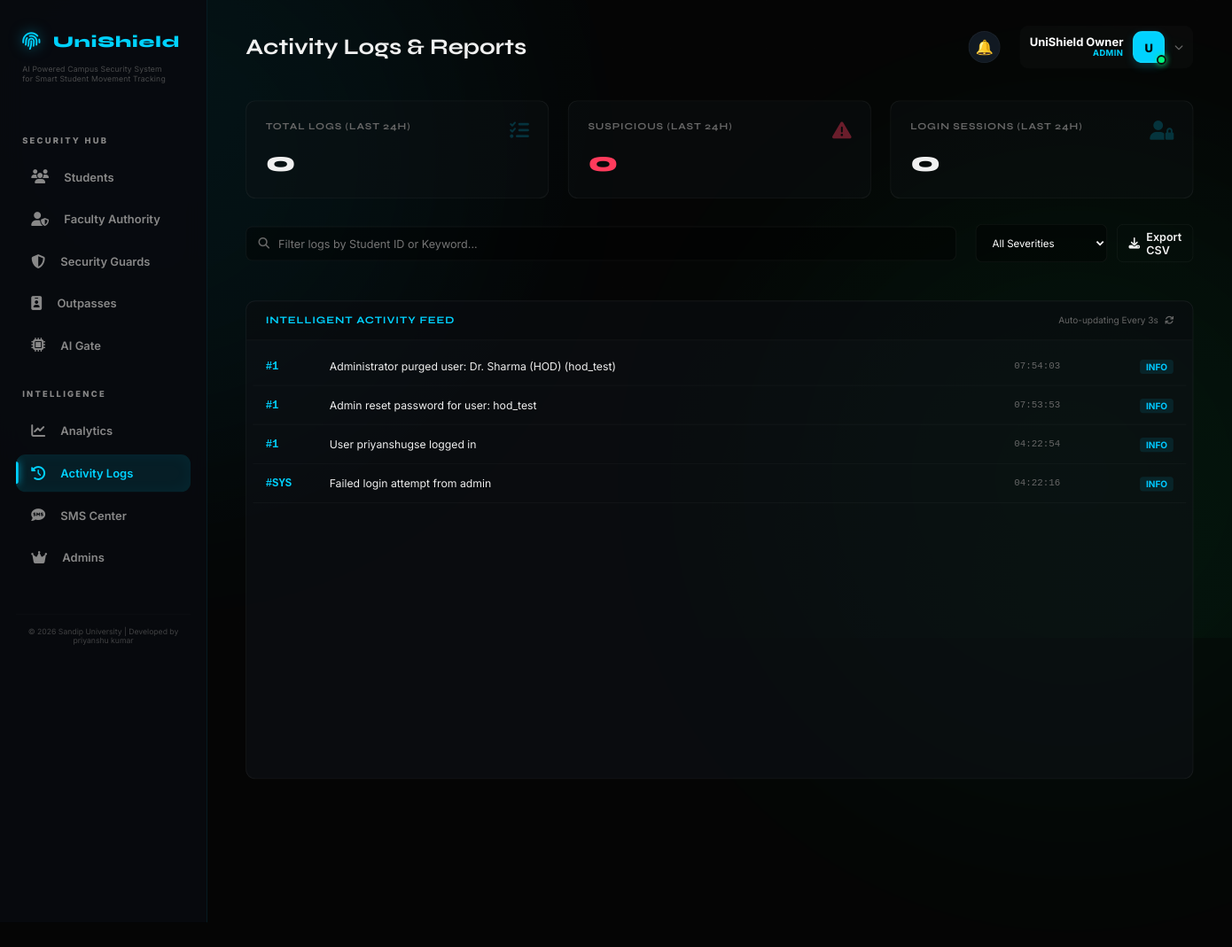
The page /admin/reports (signed in) on the database its author committed.
### models/user.py (models this page shows, shortened)
class User(db.Model, UserMixin):
    __tablename__ = 'users'
    id = db.Column(db.Integer, primary_key=True)
    username = db.Column(db.String(80), unique=True, nullable=False)
    email = db.Column(db.String(120), unique=True)
    password_hash = db.Column(db.String(128), nullable=False)
    role = db.Column(db.String(20), nullable=False)  # admin | guard | student
    name = db.Column(db.String(100), nullable=False)
    student_id = db.Column(db.String(50), unique=True)
    phone = db.Column(db.String(15))
    parent_phone = db.Column(db.String(15))
    department = db.Column(db.String(200))
    course = db.Column(db.String(100))
    session_year = db.Column(db.String(50))
    year = db.Column(db.Integer)
    hostel_room = db.Column(db.String(20))
    face_encoded = db.Column(db.Text)          # JSON string of encoding
    face_image = db.Column(db.String(200))     # Full path to encoded photo
    photo_path = db.Column(db.String(200))     # Path to stored photo
    id_card_photo = db.Column(db.String(200))  # Path to ID card scan
    is_blacklisted = db.Column(db.Boolean, default=False)
    violations = db.Column(db.Integer, default=0)
    admin_role = db.Column(db.String(30), default='VIEWER') # OWNER | SUPER_ADMIN | SECURITY_ADMIN | VIEWER
    employee_id = db.Column(db.String(50), unique=True)
    permissions = db.Column(db.Text) # JSON list of permissions
    status = db.Column(db.String(20), default='PENDING') # PENDING | ACTIVE | INACTIVE
    last_login = db.Column(db.DateTime)
    last_active = db.Column(db.DateTime, default=datetime.utcnow)
    last_action = db.Column(db.String(200)) # Last readable action performed
    is_active = db.Column(db.Boolean, default=True)
    created_at = db.Column(db.DateTime, default=datetime.utcnow)
    signature_path = db.Column(db.String(200))
    stamp_path = db.Column(db.String(200))
    assigned_gate = db.Column(db.String(50))
    shift_timing = db.Column(db.String(100))
    emergency_contact = db.Column(db.String(15))
    aadhar_document = db.Column(db.String(200))  # Self-attested document

### models/log.py (models this page shows)
class ActivityLog(db.Model):
    __tablename__ = 'activity_logs'
    id = db.Column(db.Integer, primary_key=True)
    user_id = db.Column(db.Integer, db.ForeignKey('users.id'))
    action = db.Column(db.String(200), nullable=False)
    description = db.Column(db.Text)
    ip_address = db.Column(db.String(45))
    severity = db.Column(db.String(20), default='info')  # info|warning|critical
    timestamp = db.Column(db.DateTime, default=datetime.utcnow)
    user = db.relationship('User', backref=db.backref('activities', lazy=True))

### routes/admin.py (the view)
@admin_bp.route('/reports')
@login_required
@admin_required
def reports():
    last_24h = datetime.utcnow() - timedelta(hours=24)
    total_24h = ActivityLog.query.filter(ActivityLog.timestamp >= last_24h).count()
    suspicious = ActivityLog.query.filter(ActivityLog.timestamp >= last_24h, ActivityLog.action.ilike('%blacklist%')).count()
    logins = ActivityLog.query.filter(ActivityLog.timestamp >= last_24h, ActivityLog.action.ilike('%login%')).count()
    target_user = request.args.get('user_id')
    query = ActivityLog.query
    if target_user:
        query = query.filter_by(user_id=target_user)
    all_logs = query.order_by(ActivityLog.timestamp.desc()).all()
    return render_template('admin/reports.html',
                         logs=all_logs,
                         total_today=total_24h,
                         suspicious_count=suspicious,
                         login_count=logins)

### routes/admin.py (called while the page is built)
def admin_required(f):
    @wraps(f)
    def decorated_function(*args, **kwargs):
        if not current_user.is_authenticated or current_user.role != 'admin':
            flash('Admin access required', 'danger')
            return redirect(url_for('auth.login'))
        return f(*args, **kwargs)
    return decorated_function

### templates/admin/reports.html (shortened to what this page needs)
{% extends "base.html" %}
{% block page_title %}Activity Logs & Reports{% endblock %}
{% block content %}
<div class="reports-summary-grid">
    <div class="summary-card">
        <i class="fas fa-list-check"></i>
        <h4>Total Logs (Last 24h)</h4>
        <div class="value" id="summary-total">{{ total_today }}</div>
    </div>
    <div class="summary-card suspicious">
        <i class="fas fa-triangle-exclamation"></i>
        <h4>Suspicious (Last 24h)</h4>
        <div class="value" id="summary-suspicious">{{ suspicious_count }}</div>
    </div>
    <div class="summary-card">
        <i class="fas fa-user-lock"></i>
        <h4>Login Sessions (Last 24h)</h4>
        <div class="value" id="summary-logins">{{ login_count }}</div>
    </div>
</div>
<div class="reports-layout">
    <div class="controls-bar">
        <div class="search-box">
            <i class="fas fa-search"></i>
            <input type="text" id="logSearch" placeholder="Filter logs by Student ID or Keyword...">
        </div>
        <div class="filter-group">
            <select class="filter-select" id="severityFilter">
                <option value="all">All Severities</option>
            </select>
            <a href="{{ url_for('admin.export', type='logs', format='csv') }}" class="btn btn-ghost"><i class="fas fa-download"></i> Export CSV</a>
        </div>
    </div>
    <div class="logs-container">
        <div class="logs-header">
            <h3 style="font-size: 0.8rem; letter-spacing: 1px; color: var(--accent);">INTELLIGENT ACTIVITY FEED</h3>
            <div style="font-size: 0.7rem; color: var(--text-muted);">Auto-updating Every 3s <i class="fas fa-sync fa-spin" style="margin-left: 5px;"></i></div>
        </div>
        <div class="logs-scroll" id="logs-feed">
            {% for log in logs %}
            <div class="log-entry" data-id="{{ log.id }}" data-severity="{{ 'CRITICAL' if 'blacklist' in log.action.lower() else 'INFO' }}">
                <div class="log-id">#{{ log.user_id if log.user_id else 'SYS' }}</div>
                <div class="log-action">{{ log.action }}</div>
                <div class="log-time">{{ log.timestamp.strftime('%H:%M:%S') }}</div>
                <div class="log-severity">
                    {% if 'blacklist' in log.action.lower() %}
                    <span class="badge-sev critical">CRITICAL</span>
                    {% else %}
                    <span class="badge-sev info">INFO</span>
                    {% endif %}
                </div>
            </div>
            {% endfor %}
        </div>
    </div>
</div>
{% endblock %}

### templates/base.html (shortened to what this page needs)
<!DOCTYPE html>
<html lang="en">
<head>
    <link rel="stylesheet" href="https://cdnjs.cloudflare.com/ajax/libs/font-awesome/6.4.0/css/all.min.css">
</head>
<body>
    <div class="bg-blob blob-1"></div>
    <div class="bg-blob blob-2"></div>
    <div class="bg-blob blob-3"></div>
    {% if current_user.is_authenticated %}
    <aside>
        <a href="/" class="logo" style="margin-bottom: 1rem;">
            <i class="fas fa-fingerprint"></i>
            <span>UniShield</span>
        </a>
        <div style="font-size: 0.6rem; color: var(--text-muted); text-align: left; padding-left: 0.5rem; margin-bottom: 2rem; letter-spacing: 0.2px; line-height: 1.3; opacity: 0.7;">
            AI Powered Campus Security System<br>for Smart Student Movement Tracking
        </div>
        <div class="nav-section">
            <div class="nav-section-title">Security Hub</div>
            {% if current_user.role == 'admin' %}
                <a href="{{ url_for('admin.students') }}" class="nav-link"><i class="fas fa-users"></i> Students</a>
                <a href="{{ url_for('admin.manage_faculty') }}" class="nav-link"><i class="fas fa-user-shield"></i> Faculty Authority</a>
                <a href="{{ url_for('admin.guards') }}" class="nav-link"><i class="fas fa-shield-halved"></i> Security Guards</a>
                <a href="{{ url_for('admin.outpasses') }}" class="nav-link"><i class="fas fa-id-badge"></i> Outpasses</a>
                <a href="{{ url_for('gate.terminal') }}" class="nav-link"><i class="fas fa-microchip"></i> AI Gate</a>
                <div class="nav-section-title">Intelligence</div>
                <a href="{{ url_for('admin.analytics') }}" class="nav-link"><i class="fas fa-chart-line"></i> Analytics</a>
                <a href="{{ url_for('admin.reports') }}" class="nav-link"><i class="fas fa-history"></i> Activity Logs</a>
                <a href="{{ url_for('admin.sms_center') }}" class="nav-link"><i class="fas fa-sms"></i> SMS Center</a>
                <a href="{{ url_for('admin.manage_admins') }}" class="nav-link"><i class="fas fa-crown"></i> Admins</a>
            {% elif current_user.role == 'guard' %}
                <a href="{{ url_for('guard.dashboard') }}" class="nav-link"><i class="fas fa-desktop"></i> Terminal</a>
                <a href="{{ url_for('gate.terminal') }}" class="nav-link"><i class="fas fa-microchip"></i> AI Gate</a>
            {% else %}
                <a href="{{ url_for('student.dashboard') }}" class="nav-link"><i class="fas fa-home"></i> Dashboard</a>
                <a href="{{ url_for('student.request_outpass') }}" class="nav-link"><i class="fas fa-paper-plane"></i> New Request</a>
            {% endif %}
            <div style="margin-top: 3rem; padding: 1rem 0.5rem 0 0.5rem; font-size: 0.6rem; color: var(--text-muted); text-align: center; opacity: 0.6; border-top: 1px solid rgba(255,255,255,0.03);">
                © 2026 Sandip University | Developed by priyanshu kumar
            </div>
        </div>
    </aside>
    {% endif %}
    <main style="{% if not current_user.is_authenticated %}margin-left: 0;{% endif %}">
        {% if current_user.is_authenticated %}
        <div class="top-bar">
            <h1 style="font-size: 1.75rem;">{% block page_title %}{% endblock %}</h1>
            <div style="display: flex; align-items: center; gap: 1.5rem;">
                {% if current_user.role == 'admin' %}
                <div class="nb-wrap" id="nb-wrap">
                  <button class="nb-btn" onclick="nbToggle()">🔔
                  </button>
                </div>
                {% else %}
                <a href="#" class="notification-bell">
                    <i class="fas fa-bell"></i>
                    <span id="notif-badge" class="badge">0</span>
                </a>
                {% endif %}
                <div class="profile-dropdown-container">
                    <div class="profile-trigger" id="profileTrigger">
                        <div class="profile-info-text">
                            <p class="name">{{ current_user.name }}</p>
                            <p class="role">{{ current_user.role | upper }}</p>
                        </div>
                        <div class="avatar-box">
                            {% if current_user.photo_path %}
                                <img src="{{ url_for('static', filename='uploads/' + current_user.photo_path) }}" alt="Avatar">
                            {% else %}
                                <span>{{ current_user.name[0] | upper }}</span>
                            {% endif %}
                            <div class="online-dot"></div>
                        </div>
                        <i class="fas fa-chevron-down toggle-icon"></i>
                    </div>
                </div>
            </div>
        </div>
        {% endif %}
        {% block content %}{% endblock %}
    </main>
</body>
</html>

### templates/admin/reports.html (style rules this page uses)
.reports-layout { display: grid; grid-template-columns: 1fr; gap: 1.5rem; }
.reports-summary-grid { display: grid; grid-template-columns: repeat(3, 1fr); gap: 1.5rem; margin-bottom: 2rem; }
.summary-card { background: rgba(14, 18, 22, 0.4); border: 1px solid var(--border); border-radius: 12px; padding: 1.5rem; position: relative; overflow: hidden; }
.summary-card h4 { font-size: 0.75rem; color: var(--text-muted); text-transform: uppercase; letter-spacing: 1px; margin-bottom: 1rem; }
.summary-card .value { font-size: 2.2rem; font-weight: 800; font-family: 'Syne', sans-serif; }
.summary-card i { position: absolute; right: 1.5rem; top: 1.5rem; font-size: 1.5rem; opacity: 0.2; color: var(--accent); }
.summary-card.suspicious .value { color: var(--danger); }
.summary-card.suspicious i { color: var(--danger); opacity: 0.4; }
.controls-bar { display: flex; justify-content: space-between; align-items: center; gap: 1.5rem; margin-bottom: 1.5rem; }
.search-box { position: relative; flex: 1; }
.search-box input { width: 100%; background: rgba(0, 0, 0, 0.4); border: 1px solid var(--border); border-radius: 8px; padding: 0.75rem 1rem 0.75rem 2.5rem; color: #fff; outline: none; }
.search-box i { position: absolute; left: 1rem; top: 50%; transform: translateY(-50%); color: var(--text-muted); }
.filter-group { display: flex; gap: 0.75rem; }
.filter-select { background: rgba(0, 0, 0, 0.4); border: 1px solid var(--border); color: #fff; padding: 0.6rem 1rem; border-radius: 8px; font-size: 0.8rem; cursor: pointer; }
.logs-container { background: rgba(14, 18, 22, 0.6); border: 1px solid var(--border); border-radius: 12px; overflow: hidden; height: 600px; display: flex; flex-direction: column; }
.logs-header { padding: 1rem 1.5rem; background: rgba(0, 0, 0, 0.2); border-bottom: 1px solid var(--border); display: flex; justify-content: space-between; align-items: center; }
.logs-scroll { flex: 1; overflow-y: auto; padding: 0.5rem; }
.log-entry { display: grid; grid-template-columns: 80px 1fr 120px 80px; padding: 1rem; border-bottom: 1px solid rgba(255, 255, 255, 0.03); align-items: center; font-size: 0.85rem; transition: background 0.3s; }
.log-id { color: var(--accent); font-family: monospace; font-weight: 700; }
.log-action { color: #eee; }
.log-time { color: var(--text-muted); font-size: 0.75rem; font-family: monospace; }
.log-severity { text-align: right; }
.badge-sev { padding: 2px 8px; border-radius: 4px; font-size: 0.7rem; font-weight: 700; }
.badge-sev.info { background: rgba(0, 200, 255, 0.1); color: #00c8ff; }

### rows shown on the page
User: name "UniShield Owner", role "ADMIN", name "U"
ActivityLog: user "1", action "Administrator purged user: Dr. Sharma (HOD) (hod_test)", timestamp "07:54:03", shows "INFO"
ActivityLog: user "1", action "Admin reset password for user: hod_test", timestamp "07:53:53", shows "INFO"
ActivityLog: user "1", action "User priyanshugse logged in", timestamp "04:22:54", shows "INFO"
ActivityLog: user_id "SYS", action "Failed login attempt from admin", timestamp "04:22:16", shows "INFO"

### other values the page prints
{{ total_today }} "0"
{{ suspicious_count }} "0"
{{ login_count }} "0"
